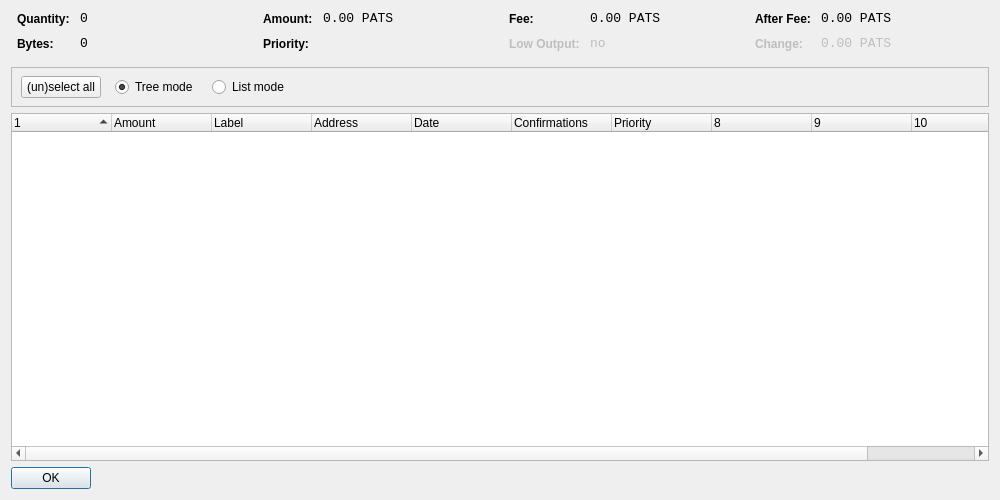
<?xml version="1.0" encoding="UTF-8"?>
<ui version="4.0">
 <class>CoinControlDialog</class>
 <widget class="QDialog" name="CoinControlDialog">
  <property name="geometry">
   <rect>
    <x>0</x>
    <y>0</y>
    <width>1000</width>
    <height>500</height>
   </rect>
  </property>
  <property name="windowTitle">
   <string>Coin Control</string>
  </property>
  <layout class="QVBoxLayout" name="verticalLayout">
   <item>
    <layout class="QHBoxLayout" name="horizontalLayoutTop" stretch="0,0,0,0">
     <property name="topMargin">
      <number>0</number>
     </property>
     <property name="bottomMargin">
      <number>10</number>
     </property>
     <item>
      <layout class="QFormLayout" name="formLayoutCoinControl1">
       <property name="horizontalSpacing">
        <number>10</number>
       </property>
       <property name="verticalSpacing">
        <number>10</number>
       </property>
       <property name="leftMargin">
        <number>6</number>
       </property>
       <property name="rightMargin">
        <number>6</number>
       </property>
       <item row="0" column="0">
        <widget class="QLabel" name="labelCoinControlQuantityText">
         <property name="styleSheet">
          <string notr="true">font-weight:bold;</string>
         </property>
         <property name="text">
          <string>Quantity:</string>
         </property>
        </widget>
       </item>
       <item row="0" column="1">
        <widget class="QLabel" name="labelCoinControlQuantity">
         <property name="font">
          <font>
           <family>Monospace</family>
           <pointsize>10</pointsize>
          </font>
         </property>
         <property name="cursor">
          <cursorShape>IBeamCursor</cursorShape>
         </property>
         <property name="contextMenuPolicy">
          <enum>Qt::ActionsContextMenu</enum>
         </property>
         <property name="text">
          <string notr="true">0</string>
         </property>
         <property name="textInteractionFlags">
          <set>Qt::LinksAccessibleByMouse|Qt::TextSelectableByKeyboard|Qt::TextSelectableByMouse</set>
         </property>
        </widget>
       </item>
       <item row="1" column="0">
        <widget class="QLabel" name="labelCoinControlBytesText">
         <property name="styleSheet">
          <string notr="true">font-weight:bold;</string>
         </property>
         <property name="text">
          <string>Bytes:</string>
         </property>
        </widget>
       </item>
       <item row="1" column="1">
        <widget class="QLabel" name="labelCoinControlBytes">
         <property name="font">
          <font>
           <family>Monospace</family>
           <pointsize>10</pointsize>
          </font>
         </property>
         <property name="cursor">
          <cursorShape>IBeamCursor</cursorShape>
         </property>
         <property name="contextMenuPolicy">
          <enum>Qt::ActionsContextMenu</enum>
         </property>
         <property name="text">
          <string notr="true">0</string>
         </property>
         <property name="textInteractionFlags">
          <set>Qt::LinksAccessibleByMouse|Qt::TextSelectableByKeyboard|Qt::TextSelectableByMouse</set>
         </property>
        </widget>
       </item>
      </layout>
     </item>
     <item>
      <layout class="QFormLayout" name="formLayoutCoinControl2">
       <property name="horizontalSpacing">
        <number>10</number>
       </property>
       <property name="verticalSpacing">
        <number>10</number>
       </property>
       <property name="leftMargin">
        <number>6</number>
       </property>
       <property name="rightMargin">
        <number>6</number>
       </property>
       <item row="0" column="0">
        <widget class="QLabel" name="labelCoinControlAmountText">
         <property name="styleSheet">
          <string notr="true">font-weight:bold;</string>
         </property>
         <property name="text">
          <string>Amount:</string>
         </property>
        </widget>
       </item>
       <item row="0" column="1">
        <widget class="QLabel" name="labelCoinControlAmount">
         <property name="font">
          <font>
           <family>Monospace</family>
           <pointsize>10</pointsize>
          </font>
         </property>
         <property name="cursor">
          <cursorShape>IBeamCursor</cursorShape>
         </property>
         <property name="contextMenuPolicy">
          <enum>Qt::ActionsContextMenu</enum>
         </property>
         <property name="text">
          <string notr="true">0.00 PATS</string>
         </property>
         <property name="textInteractionFlags">
          <set>Qt::LinksAccessibleByMouse|Qt::TextSelectableByKeyboard|Qt::TextSelectableByMouse</set>
         </property>
        </widget>
       </item>
       <item row="1" column="0">
        <widget class="QLabel" name="labelCoinControlPriorityText">
         <property name="styleSheet">
          <string notr="true">font-weight:bold;</string>
         </property>
         <property name="text">
          <string>Priority:</string>
         </property>
        </widget>
       </item>
       <item row="1" column="1">
        <widget class="QLabel" name="labelCoinControlPriority">
         <property name="font">
          <font>
           <family>Monospace</family>
           <pointsize>10</pointsize>
          </font>
         </property>
         <property name="cursor">
          <cursorShape>IBeamCursor</cursorShape>
         </property>
         <property name="contextMenuPolicy">
          <enum>Qt::ActionsContextMenu</enum>
         </property>
         <property name="text">
          <string/>
         </property>
         <property name="textInteractionFlags">
          <set>Qt::LinksAccessibleByMouse|Qt::TextSelectableByKeyboard|Qt::TextSelectableByMouse</set>
         </property>
        </widget>
       </item>
      </layout>
     </item>
     <item>
      <layout class="QFormLayout" name="formLayoutCoinControl3">
       <property name="horizontalSpacing">
        <number>10</number>
       </property>
       <property name="verticalSpacing">
        <number>10</number>
       </property>
       <property name="leftMargin">
        <number>6</number>
       </property>
       <property name="rightMargin">
        <number>6</number>
       </property>
       <item row="0" column="0">
        <widget class="QLabel" name="labelCoinControlFeeText">
         <property name="styleSheet">
          <string notr="true">font-weight:bold;</string>
         </property>
         <property name="text">
          <string>Fee:</string>
         </property>
        </widget>
       </item>
       <item row="0" column="1">
        <widget class="QLabel" name="labelCoinControlFee">
         <property name="font">
          <font>
           <family>Monospace</family>
           <pointsize>10</pointsize>
          </font>
         </property>
         <property name="cursor">
          <cursorShape>IBeamCursor</cursorShape>
         </property>
         <property name="contextMenuPolicy">
          <enum>Qt::ActionsContextMenu</enum>
         </property>
         <property name="text">
          <string notr="true">0.00 PATS</string>
         </property>
         <property name="textInteractionFlags">
          <set>Qt::LinksAccessibleByMouse|Qt::TextSelectableByKeyboard|Qt::TextSelectableByMouse</set>
         </property>
        </widget>
       </item>
       <item row="1" column="0">
        <widget class="QLabel" name="labelCoinControlLowOutputText">
         <property name="enabled">
          <bool>false</bool>
         </property>
         <property name="styleSheet">
          <string notr="true">font-weight:bold;</string>
         </property>
         <property name="text">
          <string>Low Output:</string>
         </property>
        </widget>
       </item>
       <item row="1" column="1">
        <widget class="QLabel" name="labelCoinControlLowOutput">
         <property name="enabled">
          <bool>false</bool>
         </property>
         <property name="font">
          <font>
           <family>Monospace</family>
           <pointsize>10</pointsize>
          </font>
         </property>
         <property name="cursor">
          <cursorShape>IBeamCursor</cursorShape>
         </property>
         <property name="contextMenuPolicy">
          <enum>Qt::ActionsContextMenu</enum>
         </property>
         <property name="text">
          <string notr="true">no</string>
         </property>
         <property name="textInteractionFlags">
          <set>Qt::LinksAccessibleByMouse|Qt::TextSelectableByKeyboard|Qt::TextSelectableByMouse</set>
         </property>
        </widget>
       </item>
      </layout>
     </item>
     <item>
      <layout class="QFormLayout" name="formLayoutCoinControl4">
       <property name="horizontalSpacing">
        <number>10</number>
       </property>
       <property name="verticalSpacing">
        <number>10</number>
       </property>
       <property name="leftMargin">
        <number>6</number>
       </property>
       <property name="rightMargin">
        <number>6</number>
       </property>
       <item row="0" column="0">
        <widget class="QLabel" name="labelCoinControlAfterFeeText">
         <property name="styleSheet">
          <string notr="true">font-weight:bold;</string>
         </property>
         <property name="text">
          <string>After Fee:</string>
         </property>
        </widget>
       </item>
       <item row="0" column="1">
        <widget class="QLabel" name="labelCoinControlAfterFee">
         <property name="font">
          <font>
           <family>Monospace</family>
           <pointsize>10</pointsize>
          </font>
         </property>
         <property name="cursor">
          <cursorShape>IBeamCursor</cursorShape>
         </property>
         <property name="contextMenuPolicy">
          <enum>Qt::ActionsContextMenu</enum>
         </property>
         <property name="text">
          <string notr="true">0.00 PATS</string>
         </property>
         <property name="textInteractionFlags">
          <set>Qt::LinksAccessibleByMouse|Qt::TextSelectableByKeyboard|Qt::TextSelectableByMouse</set>
         </property>
        </widget>
       </item>
       <item row="1" column="0">
        <widget class="QLabel" name="labelCoinControlChangeText">
         <property name="enabled">
          <bool>false</bool>
         </property>
         <property name="styleSheet">
          <string notr="true">font-weight:bold;</string>
         </property>
         <property name="text">
          <string>Change:</string>
         </property>
        </widget>
       </item>
       <item row="1" column="1">
        <widget class="QLabel" name="labelCoinControlChange">
         <property name="enabled">
          <bool>false</bool>
         </property>
         <property name="font">
          <font>
           <family>Monospace</family>
           <pointsize>10</pointsize>
          </font>
         </property>
         <property name="cursor">
          <cursorShape>IBeamCursor</cursorShape>
         </property>
         <property name="contextMenuPolicy">
          <enum>Qt::ActionsContextMenu</enum>
         </property>
         <property name="text">
          <string notr="true">0.00 PATS</string>
         </property>
         <property name="textInteractionFlags">
          <set>Qt::LinksAccessibleByMouse|Qt::TextSelectableByKeyboard|Qt::TextSelectableByMouse</set>
         </property>
        </widget>
       </item>
      </layout>
     </item>
    </layout>
   </item>
   <item>
    <widget class="QFrame" name="frame">
     <property name="minimumSize">
      <size>
       <width>0</width>
       <height>40</height>
      </size>
     </property>
     <property name="frameShape">
      <enum>QFrame::StyledPanel</enum>
     </property>
     <property name="frameShadow">
      <enum>QFrame::Sunken</enum>
     </property>
     <widget class="QWidget" name="horizontalLayoutWidget">
      <property name="geometry">
       <rect>
        <x>10</x>
        <y>0</y>
        <width>781</width>
        <height>41</height>
       </rect>
      </property>
      <layout class="QHBoxLayout" name="horizontalLayoutPanel" stretch="0,0,0,0,0">
       <property name="spacing">
        <number>14</number>
       </property>
       <item>
        <widget class="QPushButton" name="pushButtonSelectAll">
         <property name="sizePolicy">
          <sizepolicy hsizetype="Maximum" vsizetype="Fixed">
           <horstretch>0</horstretch>
           <verstretch>0</verstretch>
          </sizepolicy>
         </property>
         <property name="text">
          <string>(un)select all</string>
         </property>
        </widget>
       </item>
       <item>
        <widget class="QRadioButton" name="radioTreeMode">
         <property name="sizePolicy">
          <sizepolicy hsizetype="Maximum" vsizetype="Fixed">
           <horstretch>0</horstretch>
           <verstretch>0</verstretch>
          </sizepolicy>
         </property>
         <property name="text">
          <string>Tree mode</string>
         </property>
         <property name="checked">
          <bool>true</bool>
         </property>
        </widget>
       </item>
       <item>
        <widget class="QRadioButton" name="radioListMode">
         <property name="sizePolicy">
          <sizepolicy hsizetype="Maximum" vsizetype="Fixed">
           <horstretch>0</horstretch>
           <verstretch>0</verstretch>
          </sizepolicy>
         </property>
         <property name="text">
          <string>List mode</string>
         </property>
        </widget>
       </item>
       <item>
        <spacer name="horizontalSpacer">
         <property name="orientation">
          <enum>Qt::Horizontal</enum>
         </property>
         <property name="sizeHint" stdset="0">
          <size>
           <width>40</width>
           <height>20</height>
          </size>
         </property>
        </spacer>
       </item>
      </layout>
     </widget>
    </widget>
   </item>
   <item>
    <widget class="CoinControlTreeWidget" name="treeWidget">
     <property name="contextMenuPolicy">
      <enum>Qt::CustomContextMenu</enum>
     </property>
     <property name="sortingEnabled">
      <bool>false</bool>
     </property>
     <property name="columnCount">
      <number>11</number>
     </property>
     <attribute name="headerShowSortIndicator" stdset="0">
      <bool>true</bool>
     </attribute>
     <attribute name="headerStretchLastSection">
      <bool>false</bool>
     </attribute>
     <column>
      <property name="text">
       <string/>
      </property>
     </column>
     <column>
      <property name="text">
       <string>Amount</string>
      </property>
     </column>
     <column>
      <property name="text">
       <string>Label</string>
      </property>
     </column>
     <column>
      <property name="text">
       <string>Address</string>
      </property>
     </column>
     <column>
      <property name="text">
       <string>Date</string>
      </property>
     </column>
     <column>
      <property name="text">
       <string>Confirmations</string>
      </property>
      <property name="toolTip">
       <string>Confirmed</string>
      </property>
     </column>
     <column>
      <property name="text">
       <string>Priority</string>
      </property>
     </column>
     <column>
      <property name="text">
       <string/>
      </property>
     </column>
     <column>
      <property name="text">
       <string/>
      </property>
     </column>
     <column>
      <property name="text">
       <string/>
      </property>
     </column>
     <column>
      <property name="text">
       <string/>
      </property>
     </column>
    </widget>
   </item>
   <item>
    <widget class="QDialogButtonBox" name="buttonBox">
     <property name="sizePolicy">
      <sizepolicy hsizetype="Maximum" vsizetype="Fixed">
       <horstretch>0</horstretch>
       <verstretch>0</verstretch>
      </sizepolicy>
     </property>
     <property name="orientation">
      <enum>Qt::Horizontal</enum>
     </property>
     <property name="standardButtons">
      <set>QDialogButtonBox::Ok</set>
     </property>
    </widget>
   </item>
  </layout>
 </widget>
 <customwidgets>
  <customwidget>
   <class>CoinControlTreeWidget</class>
   <extends>QTreeWidget</extends>
   <header>coincontroltreewidget.h</header>
  </customwidget>
 </customwidgets>
 <resources/>
 <connections/>
</ui>
